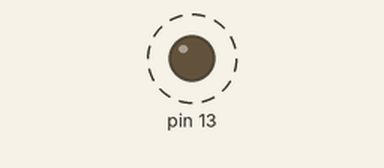
Simulated run of this sketch. Board: Arduino Uno, built with avr-gcc and run on an emulated ATmega328P. Parts: output pins drawn as LEDs (lit = HIGH). Dashed ring = blinking. What the sketch prints to the serial monitor is not drawn.

Above: at 0.5 s.
Timing chart, 0 to 4.7 s (numbered marks = the images above):
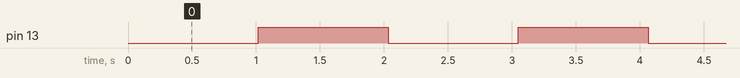

Measured:
- by itself, pin 13: alternates HIGH for 1.0 s and LOW for 1.0 s

The sketch:

Demo_TimerOVFISR.ino
```cpp
volatile bool x = HIGH;
volatile bool y = LOW;
volatile int counter = 0;
void setup() {
  pinMode(13, OUTPUT);
  Serial.begin(9600);
  cli(); //Disable Interrupt
  TCNT2 = 0;
  TCCR2A = 0;
  TCCR2B = 0x07; //CS[2:0] = '111'
  TIMSK2 = 0x1; //Overflow Vector Enable
  sei();//Enable Interrupt
  Serial.println("Hello world!");
}

void loop() {
}

ISR(TIMER2_OVF_vect) {
  if (counter == (61) ) {
    Serial.println("Flipping!");
    digitalWrite(13, x ? HIGH : LOW);
    x = !x;
    counter = 0;
  }
  else counter++;
}
```
